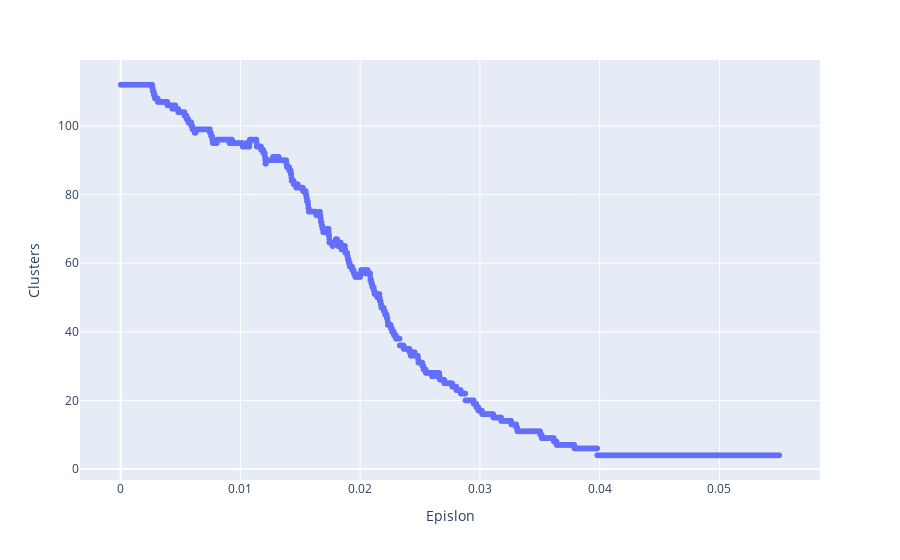

Notebook source saved alongside this figure:
### Code cell
itemDF = pd.DataFrame({'Epislon': epsilonList, 'Clusters': itemList})
fig = px.scatter(itemDF, y = 'Clusters', x = 'Epislon')
fig.show()

### Figure 1 — Plotly figure (JSON) as saved in the notebook; plotly's stock layout.template omitted (floating-point values rounded to 4 significant figures; data arrays with more than 128 entries replaced by an {"elided": "..."} marker saying what was removed)
{"data": [{"hovertemplate": "Epislon=%{x}<br>Clusters=%{y}<extra></extra>", "legendgroup": "", "marker": {"color": "#636efa", "symbol": "circle"}, "mode": "markers", "name": "", "showlegend": false, "type": "scattergl", "x": {"elided": "5499 float values"}, "xaxis": "x", "y": {"elided": "5499 int values"}, "yaxis": "y"}], "layout": {"legend": {"tracegroupgap": 0}, "margin": {"t": 60}, "xaxis": {"anchor": "y", "domain": [0, 1], "title": {"text": "Epislon"}}, "yaxis": {"anchor": "x", "domain": [0, 1], "title": {"text": "Clusters"}}}}
